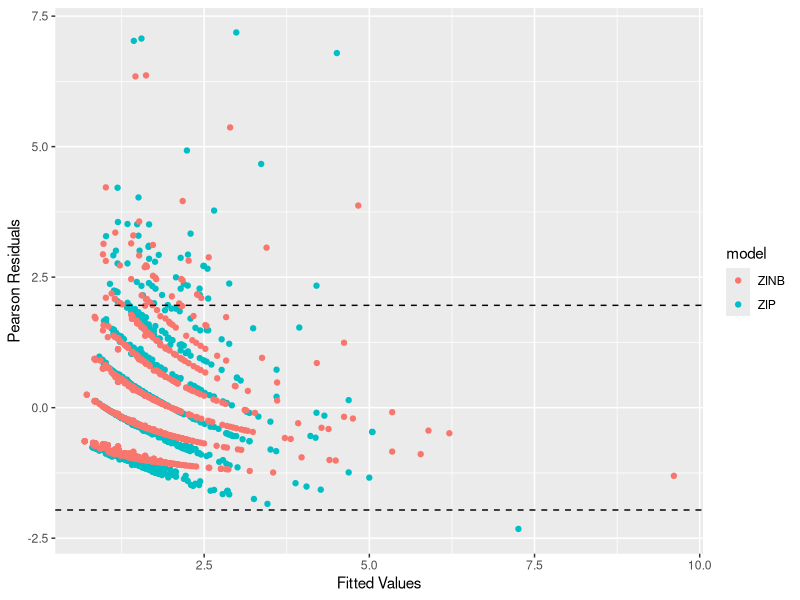

This chart was generated by the following R code:
## ---- chunk 1
knitr::opts_chunk$set(echo = TRUE)
library(pscl)
library(ggplot2)
## ---- chunk 2
data(bioChemists)

model1 <- zeroinfl(art~fem+mar+kid5+ment|ment, data = bioChemists)
model2 <- zeroinfl(art~fem+mar+kid5+ment|ment, dist='negbin', data = bioChemists)

df <- data.frame(fv=c(model1$fitted.values, model2$fitted.values),
                 rd=c(summary(model1)$residuals, summary(model2)$residuals), 
                 model=c(rep('ZIP' ,length(model1$fitted.values)),
                         rep('ZINB',length(model2$fitted.values))))

ggplot(df, aes(x=fv, y=rd)) + geom_point(aes(color=model)) + 
  labs(x='Fitted Values', y='Pearson Residuals') +
  geom_hline(yintercept=c(-1.96, 1.96), linetype='dashed')
